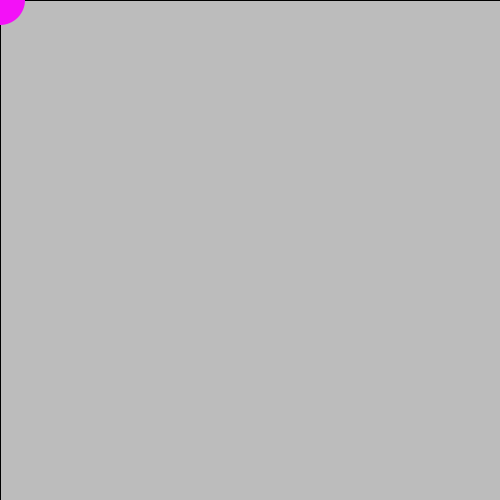
Frame 1 (no input)
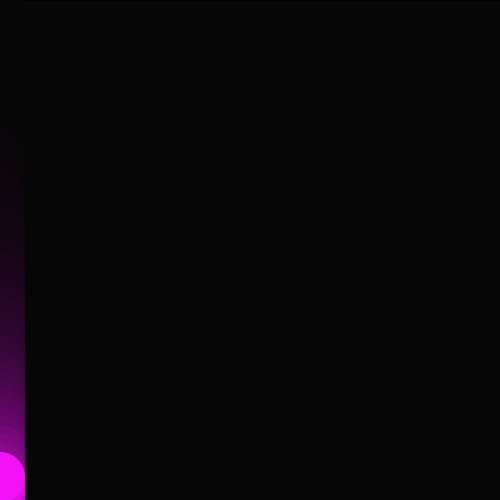
Frame 60 (the mouse pressed at the canvas centre just before this capture)
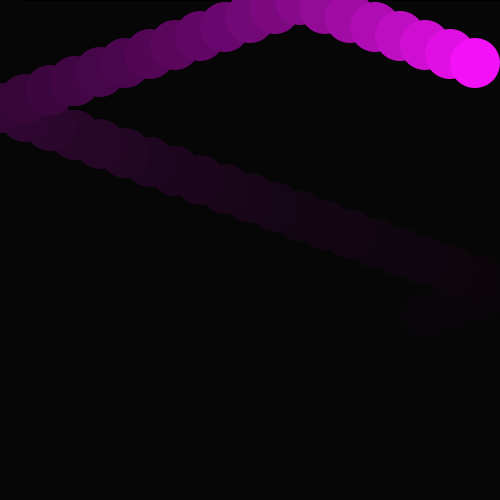
Frame 120 (the mouse held since frame 60 and released just before this capture)

The Processing sketch that drew these frames (run headless with seeded random() and noise(); from frame 60 on, the mouse is pressed at the canvas centre):

// Processing sketch: pelotisha
// ── pelotisha.pde
int x = 0; //Declarar posición x
int velx = 1; //Declarar velocidad
int y = 0;
int vely = 1;

void setup() {
  size(500, 500);
}

void draw() {
  mostrar();
  moverX(mouseX/10);
  moverY(9);
  botarX();
  botarY();
}
// ── misFunciones.pde
void mostrar() {
  //background(0);
  fill(0,0,0,20);
  rect(0,0,width,height);
  noStroke();
  fill(#F311F7);
  ellipse(x, y, 50, 50);
}

void moverX(int factor) {
  x = x + (velx*factor);
}

void moverY(int factor) {
  y = y + (vely*factor);
}

void botarX() {
  if (x <= 0 || x >= width) {
    velx = velx*-1;
  }
}

void botarY() {
  if (y <= 0 || y >= height) {
    vely = vely*-1;
  }
}
